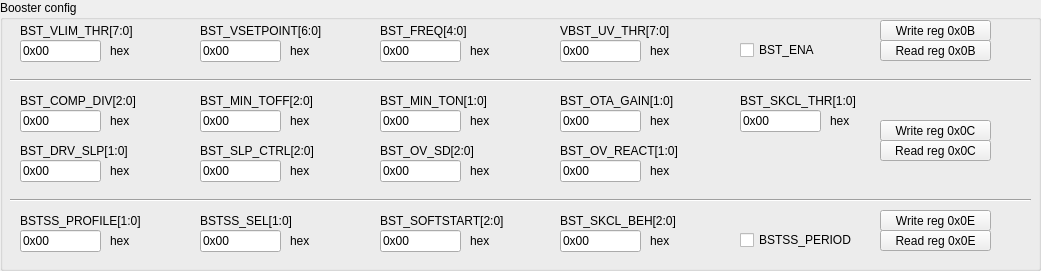
    <widget class="QGroupBox" name="groupBoxConfv1_4">
     <property name="geometry">
      <rect>
       <x>10</x>
       <y>10</y>
       <width>1041</width>
       <height>271</height>
      </rect>
     </property>
     <property name="title">
      <string>Booster config</string>
     </property>
     <property name="checkable">
      <bool>false</bool>
     </property>
     <widget class="CustomControls::PushButton" name="pushButton_66">
      <property name="geometry">
       <rect>
        <x>880</x>
        <y>40</y>
        <width>111</width>
        <height>21</height>
       </rect>
      </property>
      <property name="accessibleName">
       <string>ReadREGX(MREGX0B)</string>
      </property>
      <property name="text">
       <string>Read reg 0x0B</string>
      </property>
     </widget>
     <widget class="QLabel" name="label_82">
      <property name="geometry">
       <rect>
        <x>110</x>
        <y>40</y>
        <width>31</width>
        <height>21</height>
       </rect>
      </property>
      <property name="text">
       <string>hex</string>
      </property>
     </widget>
     <widget class="CustomControls::PushButton" name="pushButton_67">
      <property name="geometry">
       <rect>
        <x>880</x>
        <y>20</y>
        <width>111</width>
        <height>21</height>
       </rect>
      </property>
      <property name="accessibleName">
       <string>WriteREGX(MREGX0B)</string>
      </property>
      <property name="text">
       <string>Write reg 0x0B</string>
      </property>
     </widget>
     <widget class="QLabel" name="label_83">
      <property name="geometry">
       <rect>
        <x>290</x>
        <y>40</y>
        <width>31</width>
        <height>21</height>
       </rect>
      </property>
      <property name="text">
       <string>hex</string>
      </property>
     </widget>
     <widget class="QLabel" name="label_85">
      <property name="geometry">
       <rect>
        <x>20</x>
        <y>20</y>
        <width>171</width>
        <height>21</height>
       </rect>
      </property>
      <property name="text">
       <string>BST_VLIM_THR[7:0]</string>
      </property>
     </widget>
     <widget class="QLabel" name="label_153">
      <property name="geometry">
       <rect>
        <x>200</x>
        <y>20</y>
        <width>171</width>
        <height>21</height>
       </rect>
      </property>
      <property name="text">
       <string>BST_VSETPOINT[6:0]</string>
      </property>
     </widget>
     <widget class="CustomControls::LineEdit" name="lineEdit_79">
      <property name="geometry">
       <rect>
        <x>20</x>
        <y>40</y>
        <width>81</width>
        <height>22</height>
       </rect>
      </property>
      <property name="accessibleName">
       <string>MREGX0B[BST_VLIM_THR]</string>
      </property>
      <property name="text">
       <string>0x00</string>
      </property>
     </widget>
     <widget class="QLabel" name="label_67">
      <property name="geometry">
       <rect>
        <x>380</x>
        <y>20</y>
        <width>171</width>
        <height>21</height>
       </rect>
      </property>
      <property name="text">
       <string>BST_FREQ[4:0]</string>
      </property>
     </widget>
     <widget class="QLabel" name="label_163">
      <property name="geometry">
       <rect>
        <x>650</x>
        <y>40</y>
        <width>31</width>
        <height>21</height>
       </rect>
      </property>
      <property name="text">
       <string>hex</string>
      </property>
     </widget>
     <widget class="CustomControls::CheckBox" name="checkBox_107">
      <property name="geometry">
       <rect>
        <x>740</x>
        <y>40</y>
        <width>91</width>
        <height>20</height>
       </rect>
      </property>
      <property name="accessibleName">
       <string>MREGX0B[BST_ENA]</string>
      </property>
      <property name="text">
       <string>BST_ENA</string>
      </property>
     </widget>
     <widget class="CustomControls::LineEdit" name="lineEdit_80">
      <property name="geometry">
       <rect>
        <x>200</x>
        <y>40</y>
        <width>81</width>
        <height>22</height>
       </rect>
      </property>
      <property name="accessibleName">
       <string>MREGX0B[BST_VSETPOINT]</string>
      </property>
      <property name="text">
       <string>0x00</string>
      </property>
     </widget>
     <widget class="CustomControls::LineEdit" name="lineEdit_81">
      <property name="geometry">
       <rect>
        <x>380</x>
        <y>40</y>
        <width>81</width>
        <height>22</height>
       </rect>
      </property>
      <property name="accessibleName">
       <string>MREGX0B[BST_FREQ]</string>
      </property>
      <property name="text">
       <string>0x00</string>
      </property>
     </widget>
     <widget class="CustomControls::LineEdit" name="lineEdit_82">
      <property name="geometry">
       <rect>
        <x>560</x>
        <y>40</y>
        <width>81</width>
        <height>22</height>
       </rect>
      </property>
      <property name="accessibleName">
       <string>MREGX0B[VBST_UV_THR]</string>
      </property>
      <property name="text">
       <string>0x00</string>
      </property>
     </widget>
     <widget class="QLabel" name="label_68">
      <property name="geometry">
       <rect>
        <x>560</x>
        <y>20</y>
        <width>121</width>
        <height>21</height>
       </rect>
      </property>
      <property name="text">
       <string>VBST_UV_THR[7:0]</string>
      </property>
     </widget>
     <widget class="QLabel" name="label_154">
      <property name="geometry">
       <rect>
        <x>470</x>
        <y>40</y>
        <width>31</width>
        <height>21</height>
       </rect>
      </property>
      <property name="text">
       <string>hex</string>
      </property>
     </widget>
     <widget class="Line" name="line_12">
      <property name="geometry">
       <rect>
        <x>10</x>
        <y>70</y>
        <width>1021</width>
        <height>21</height>
       </rect>
      </property>
      <property name="orientation">
       <enum>Qt::Horizontal</enum>
      </property>
     </widget>
     <widget class="CustomControls::PushButton" name="pushButton_68">
      <property name="geometry">
       <rect>
        <x>880</x>
        <y>120</y>
        <width>111</width>
        <height>21</height>
       </rect>
      </property>
      <property name="accessibleName">
       <string>WriteREGX(MREGX0C)</string>
      </property>
      <property name="text">
       <string>Write reg 0x0C</string>
      </property>
     </widget>
     <widget class="CustomControls::PushButton" name="pushButton_69">
      <property name="geometry">
       <rect>
        <x>880</x>
        <y>140</y>
        <width>111</width>
        <height>21</height>
       </rect>
      </property>
      <property name="accessibleName">
       <string>ReadREGX(MREGX0C)</string>
      </property>
      <property name="text">
       <string>Read reg 0x0C</string>
      </property>
     </widget>
     <widget class="QLabel" name="label_159">
      <property name="geometry">
       <rect>
        <x>20</x>
        <y>90</y>
        <width>171</width>
        <height>21</height>
       </rect>
      </property>
      <property name="text">
       <string>BST_COMP_DIV[2:0]</string>
      </property>
     </widget>
     <widget class="QLabel" name="label_69">
      <property name="geometry">
       <rect>
        <x>380</x>
        <y>90</y>
        <width>171</width>
        <height>21</height>
       </rect>
      </property>
      <property name="text">
       <string>BST_MIN_TON[1:0]</string>
      </property>
     </widget>
     <widget class="QLabel" name="label_160">
      <property name="geometry">
       <rect>
        <x>200</x>
        <y>90</y>
        <width>171</width>
        <height>21</height>
       </rect>
      </property>
      <property name="text">
       <string>BST_MIN_TOFF[2:0]</string>
      </property>
     </widget>
     <widget class="QLabel" name="label_70">
      <property name="geometry">
       <rect>
        <x>560</x>
        <y>90</y>
        <width>121</width>
        <height>21</height>
       </rect>
      </property>
      <property name="text">
       <string>BST_OTA_GAIN[1:0]</string>
      </property>
     </widget>
     <widget class="QLabel" name="label_71">
      <property name="geometry">
       <rect>
        <x>740</x>
        <y>90</y>
        <width>121</width>
        <height>21</height>
       </rect>
      </property>
      <property name="text">
       <string>BST_SKCL_THR[1:0]</string>
      </property>
     </widget>
     <widget class="QLabel" name="label_161">
      <property name="geometry">
       <rect>
        <x>110</x>
        <y>110</y>
        <width>31</width>
        <height>21</height>
       </rect>
      </property>
      <property name="text">
       <string>hex</string>
      </property>
     </widget>
     <widget class="CustomControls::LineEdit" name="lineEdit_83">
      <property name="geometry">
       <rect>
        <x>20</x>
        <y>110</y>
        <width>81</width>
        <height>22</height>
       </rect>
      </property>
      <property name="accessibleName">
       <string>MREGX0C[BST_COMP_DIV]</string>
      </property>
      <property name="text">
       <string>0x00</string>
      </property>
     </widget>
     <widget class="QLabel" name="label_164">
      <property name="geometry">
       <rect>
        <x>290</x>
        <y>110</y>
        <width>31</width>
        <height>21</height>
       </rect>
      </property>
      <property name="text">
       <string>hex</string>
      </property>
     </widget>
     <widget class="CustomControls::LineEdit" name="lineEdit_84">
      <property name="geometry">
       <rect>
        <x>200</x>
        <y>110</y>
        <width>81</width>
        <height>22</height>
       </rect>
      </property>
      <property name="accessibleName">
       <string>MREGX0C[BST_MIN_TOFF]</string>
      </property>
      <property name="text">
       <string>0x00</string>
      </property>
     </widget>
     <widget class="QLabel" name="label_165">
      <property name="geometry">
       <rect>
        <x>470</x>
        <y>110</y>
        <width>31</width>
        <height>21</height>
       </rect>
      </property>
      <property name="text">
       <string>hex</string>
      </property>
     </widget>
     <widget class="CustomControls::LineEdit" name="lineEdit_85">
      <property name="geometry">
       <rect>
        <x>380</x>
        <y>110</y>
        <width>81</width>
        <height>22</height>
       </rect>
      </property>
      <property name="accessibleName">
       <string>MREGX0C[BST_MIN_TON]</string>
      </property>
      <property name="text">
       <string>0x00</string>
      </property>
     </widget>
     <widget class="QLabel" name="label_166">
      <property name="geometry">
       <rect>
        <x>650</x>
        <y>110</y>
        <width>31</width>
        <height>21</height>
       </rect>
      </property>
      <property name="text">
       <string>hex</string>
      </property>
     </widget>
     <widget class="CustomControls::LineEdit" name="lineEdit_86">
      <property name="geometry">
       <rect>
        <x>560</x>
        <y>110</y>
        <width>81</width>
        <height>22</height>
       </rect>
      </property>
      <property name="accessibleName">
       <string>MREGX0C[BST_OTA_GAIN]</string>
      </property>
      <property name="text">
       <string>0x00</string>
      </property>
     </widget>
     <widget class="QLabel" name="label_167">
      <property name="geometry">
       <rect>
        <x>830</x>
        <y>110</y>
        <width>31</width>
        <height>21</height>
       </rect>
      </property>
      <property name="text">
       <string>hex</string>
      </property>
     </widget>
     <widget class="CustomControls::LineEdit" name="lineEdit_87">
      <property name="geometry">
       <rect>
        <x>740</x>
        <y>110</y>
        <width>81</width>
        <height>22</height>
       </rect>
      </property>
      <property name="accessibleName">
       <string>MREGX0C[BST_SKCL_THR]</string>
      </property>
      <property name="text">
       <string>0x00</string>
      </property>
     </widget>
     <widget class="QLabel" name="label_168">
      <property name="geometry">
       <rect>
        <x>650</x>
        <y>160</y>
        <width>31</width>
        <height>21</height>
       </rect>
      </property>
      <property name="text">
       <string>hex</string>
      </property>
     </widget>
     <widget class="CustomControls::LineEdit" name="lineEdit_88">
      <property name="geometry">
       <rect>
        <x>560</x>
        <y>160</y>
        <width>81</width>
        <height>22</height>
       </rect>
      </property>
      <property name="accessibleName">
       <string>MREGX0C[BST_OV_REACT]</string>
      </property>
      <property name="text">
       <string>0x00</string>
      </property>
     </widget>
     <widget class="CustomControls::LineEdit" name="lineEdit_89">
      <property name="geometry">
       <rect>
        <x>200</x>
        <y>160</y>
        <width>81</width>
        <height>22</height>
       </rect>
      </property>
      <property name="accessibleName">
       <string>MREGX0C[BST_SLP_CTRL]</string>
      </property>
      <property name="text">
       <string>0x00</string>
      </property>
     </widget>
     <widget class="CustomControls::LineEdit" name="lineEdit_90">
      <property name="geometry">
       <rect>
        <x>380</x>
        <y>160</y>
        <width>81</width>
        <height>22</height>
       </rect>
      </property>
      <property name="accessibleName">
       <string>MREGX0C[BST_OV_SD]</string>
      </property>
      <property name="text">
       <string>0x00</string>
      </property>
     </widget>
     <widget class="QLabel" name="label_72">
      <property name="geometry">
       <rect>
        <x>560</x>
        <y>140</y>
        <width>121</width>
        <height>21</height>
       </rect>
      </property>
      <property name="text">
       <string>BST_OV_REACT[1:0]</string>
      </property>
     </widget>
     <widget class="QLabel" name="label_169">
      <property name="geometry">
       <rect>
        <x>110</x>
        <y>160</y>
        <width>31</width>
        <height>21</height>
       </rect>
      </property>
      <property name="text">
       <string>hex</string>
      </property>
     </widget>
     <widget class="QLabel" name="label_170">
      <property name="geometry">
       <rect>
        <x>200</x>
        <y>140</y>
        <width>171</width>
        <height>21</height>
       </rect>
      </property>
      <property name="text">
       <string>BST_SLP_CTRL[2:0]</string>
      </property>
     </widget>
     <widget class="QLabel" name="label_171">
      <property name="geometry">
       <rect>
        <x>380</x>
        <y>140</y>
        <width>171</width>
        <height>21</height>
       </rect>
      </property>
      <property name="text">
       <string>BST_OV_SD[2:0]</string>
      </property>
     </widget>
     <widget class="QLabel" name="label_172">
      <property name="geometry">
       <rect>
        <x>470</x>
        <y>160</y>
        <width>31</width>
        <height>21</height>
       </rect>
      </property>
      <property name="text">
       <string>hex</string>
      </property>
     </widget>
     <widget class="CustomControls::LineEdit" name="lineEdit_92">
      <property name="geometry">
       <rect>
        <x>20</x>
        <y>160</y>
        <width>81</width>
        <height>22</height>
       </rect>
      </property>
      <property name="accessibleName">
       <string>MREGX0C[BST_DRV_SLP]</string>
      </property>
      <property name="text">
       <string>0x00</string>
      </property>
     </widget>
     <widget class="QLabel" name="label_173">
      <property name="geometry">
       <rect>
        <x>20</x>
        <y>140</y>
        <width>171</width>
        <height>21</height>
       </rect>
      </property>
      <property name="text">
       <string>BST_DRV_SLP[1:0]</string>
      </property>
     </widget>
     <widget class="QLabel" name="label_176">
      <property name="geometry">
       <rect>
        <x>290</x>
        <y>160</y>
        <width>31</width>
        <height>21</height>
       </rect>
      </property>
      <property name="text">
       <string>hex</string>
      </property>
     </widget>
     <widget class="Line" name="line_13">
      <property name="geometry">
       <rect>
        <x>10</x>
        <y>190</y>
        <width>1021</width>
        <height>21</height>
       </rect>
      </property>
      <property name="orientation">
       <enum>Qt::Horizontal</enum>
      </property>
     </widget>
     <widget class="QLabel" name="label_179">
      <property name="geometry">
       <rect>
        <x>560</x>
        <y>210</y>
        <width>121</width>
        <height>21</height>
       </rect>
      </property>
      <property name="text">
       <string>BST_SKCL_BEH[2:0]</string>
      </property>
     </widget>
     <widget class="QLabel" name="label_180">
      <property name="geometry">
       <rect>
        <x>110</x>
        <y>230</y>
        <width>31</width>
        <height>21</height>
       </rect>
      </property>
      <property name="text">
       <string>hex</string>
      </property>
     </widget>
     <widget class="CustomControls::PushButton" name="pushButton_72">
      <property name="geometry">
       <rect>
        <x>880</x>
        <y>230</y>
        <width>111</width>
        <height>21</height>
       </rect>
      </property>
      <property name="accessibleName">
       <string>ReadREGX(MREGX0E)</string>
      </property>
      <property name="text">
       <string>Read reg 0x0E</string>
      </property>
     </widget>
     <widget class="QLabel" name="label_181">
      <property name="geometry">
       <rect>
        <x>380</x>
        <y>210</y>
        <width>171</width>
        <height>21</height>
       </rect>
      </property>
      <property name="text">
       <string>BST_SOFTSTART[2:0]</string>
      </property>
     </widget>
     <widget class="QLabel" name="label_182">
      <property name="geometry">
       <rect>
        <x>200</x>
        <y>210</y>
        <width>171</width>
        <height>21</height>
       </rect>
      </property>
      <property name="text">
       <string>BSTSS_SEL[1:0]</string>
      </property>
     </widget>
     <widget class="QLabel" name="label_183">
      <property name="geometry">
       <rect>
        <x>290</x>
        <y>230</y>
        <width>31</width>
        <height>21</height>
       </rect>
      </property>
      <property name="text">
       <string>hex</string>
      </property>
     </widget>
     <widget class="CustomControls::PushButton" name="pushButton_73">
      <property name="geometry">
       <rect>
        <x>880</x>
        <y>210</y>
        <width>111</width>
        <height>21</height>
       </rect>
      </property>
      <property name="accessibleName">
       <string>WriteREGX(MREGX0E)</string>
      </property>
      <property name="text">
       <string>Write reg 0x0E</string>
      </property>
     </widget>
     <widget class="QLabel" name="label_184">
      <property name="geometry">
       <rect>
        <x>20</x>
        <y>210</y>
        <width>171</width>
        <height>21</height>
       </rect>
      </property>
      <property name="text">
       <string>BSTSS_PROFILE[1:0]</string>
      </property>
     </widget>
     <widget class="QLabel" name="label_185">
      <property name="geometry">
       <rect>
        <x>470</x>
        <y>230</y>
        <width>31</width>
        <height>21</height>
       </rect>
      </property>
      <property name="text">
       <string>hex</string>
      </property>
     </widget>
     <widget class="QLabel" name="label_186">
      <property name="geometry">
       <rect>
        <x>650</x>
        <y>230</y>
        <width>31</width>
        <height>21</height>
       </rect>
      </property>
      <property name="text">
       <string>hex</string>
      </property>
     </widget>
     <widget class="CustomControls::CheckBox" name="checkBox_108">
      <property name="geometry">
       <rect>
        <x>740</x>
        <y>230</y>
        <width>131</width>
        <height>20</height>
       </rect>
      </property>
      <property name="accessibleName">
       <string>MREGX0E[BSTSS_PERIOD]</string>
      </property>
      <property name="text">
       <string>BSTSS_PERIOD</string>
      </property>
     </widget>
     <widget class="CustomControls::LineEdit" name="lineEdit_93">
      <property name="geometry">
       <rect>
        <x>20</x>
        <y>230</y>
        <width>81</width>
        <height>22</height>
       </rect>
      </property>
      <property name="accessibleName">
       <string>MREGX0E[BSTSS_PROFILE]</string>
      </property>
      <property name="text">
       <string>0x00</string>
      </property>
     </widget>
     <widget class="CustomControls::LineEdit" name="lineEdit_94">
      <property name="geometry">
       <rect>
        <x>200</x>
        <y>230</y>
        <width>81</width>
        <height>22</height>
       </rect>
      </property>
      <property name="accessibleName">
       <string>MREGX0E[BSTSS_SEL]</string>
      </property>
      <property name="text">
       <string>0x00</string>
      </property>
     </widget>
     <widget class="CustomControls::LineEdit" name="lineEdit_95">
      <property name="geometry">
       <rect>
        <x>380</x>
        <y>230</y>
        <width>81</width>
        <height>22</height>
       </rect>
      </property>
      <property name="accessibleName">
       <string>MREGX0E[BST_SOFTSTART]</string>
      </property>
      <property name="text">
       <string>0x00</string>
      </property>
     </widget>
     <widget class="CustomControls::LineEdit" name="lineEdit_96">
      <property name="geometry">
       <rect>
        <x>560</x>
        <y>230</y>
        <width>81</width>
        <height>22</height>
       </rect>
      </property>
      <property name="accessibleName">
       <string>MREGX0E[BST_SKCL_BEH]</string>
      </property>
      <property name="text">
       <string>0x00</string>
      </property>
     </widget>
    </widget>
